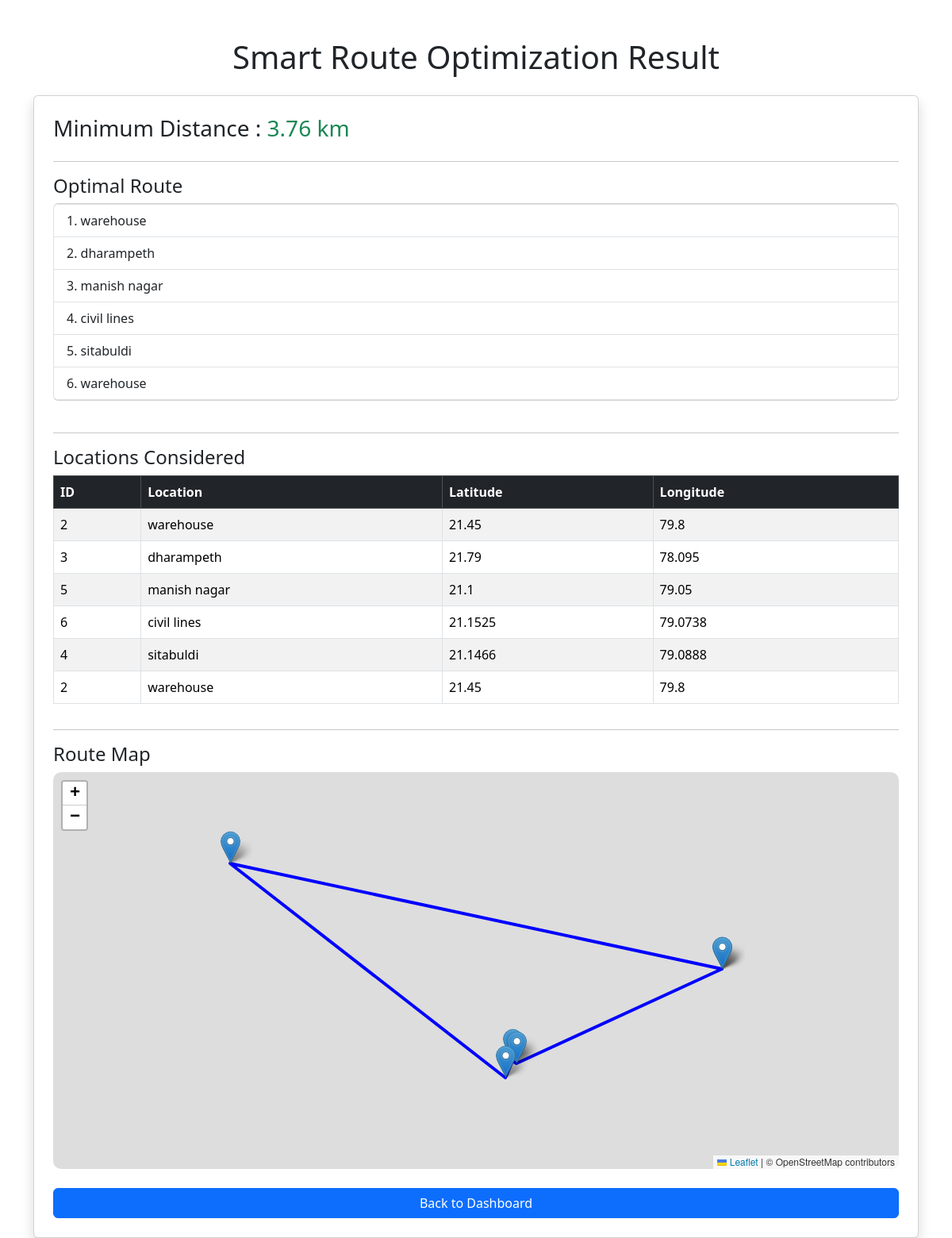
The page /optimize on the database its author committed.
### tables this page shows
CREATE TABLE locations(
            id INTEGER PRIMARY KEY AUTOINCREMENT,
            name TEXT NOT NULL,
            latitude REAL NOT NULL,
            longitude REAL NOT NULL
        );

### app.py (the view)
@app.route("/optimize")
def optimize():
    conn = sqlite3.connect("database/delivery.db")
    cursor = conn.cursor()
    cursor.execute("SELECT * FROM locations")
    locations = cursor.fetchall()
    conn.close()
    if len(locations) < 2:
        return "Please add at least 2 locations."
    distance, route, ordered_locations = tsp_dp(locations)
    return render_template(
        "result.html",
        distance=round(distance, 2),
        route=route,
        locations=ordered_locations
    )

### tsp.py (called while the page is built)
def calculate_distance(lat1, lon1, lat2, lon2):
    return math.sqrt(
        (lat1 - lat2) ** 2 +
        (lon1 - lon2) ** 2
    )

### templates/result.html (shortened to what this page needs)
<!DOCTYPE html>
<html lang="en">
<head>
    <link href="https://cdn.jsdelivr.net/npm/bootstrap@5.3.8/dist/css/bootstrap.min.css" rel="stylesheet">
    <link rel="stylesheet" href="https://unpkg.com/leaflet/dist/leaflet.css"/>
</head>
<body>
<div class="container mt-5">
    <h1 class="text-center mb-4">
        Smart Route Optimization Result
    </h1>
    <div class="card shadow p-4">
        <h3>
            Minimum Distance :
            <span class="text-success">{{ distance }} km</span>
        </h3>
        <hr>
        <h4>Optimal Route</h4>
        <ol class="list-group list-group-numbered mb-4">
            {% for city in route %}
            <li class="list-group-item">{{ city }}</li>
            {% endfor %}
        </ol>
        <hr>
        <h4>Locations Considered</h4>
        <table class="table table-bordered table-striped">
            <thead class="table-dark">
                <tr>
                    <th>ID</th>
                    <th>Location</th>
                    <th>Latitude</th>
                    <th>Longitude</th>
                </tr>
            </thead>
            <tbody>
            {% for location in locations %}
                <tr>
                    <td>{{ location[0] }}</td>
                    <td>{{ location[1] }}</td>
                    <td>{{ location[2] }}</td>
                    <td>{{ location[3] }}</td>
                </tr>
            {% endfor %}
            </tbody>
        </table>
        <hr>
        <h4>Route Map</h4>
        <div id="map" style="height:500px;border-radius:10px;"></div>
        <br>
        <a href="/dashboard" class="btn btn-primary">
            Back to Dashboard
        </a>
    </div>
</div>
</body>
</html>

### rows shown on the page
locations: name "warehouse", id "2", latitude "21.45", longitude "79.8"
locations: name "dharampeth", id "3", latitude "21.79", longitude "78.095"
locations: name "manish nagar", id "5", latitude "21.1", longitude "79.05"
locations: name "civil lines", id "6", latitude "21.1525", longitude "79.0738"
locations: name "sitabuldi", id "4", latitude "21.1466", longitude "79.0888"

### other values the page prints
{{ distance }} "3.76"
